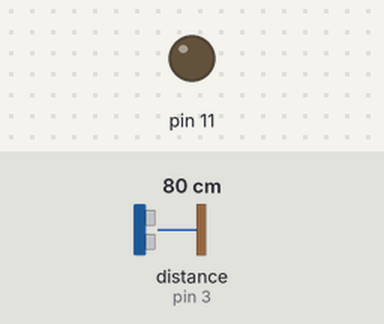
The sketch below on a simulated Arduino Uno, built with avr-gcc and run on an emulated ATmega328P. Parts: output pins drawn as LEDs (lit = HIGH). The inputs (shaded band) are chosen by the test bench; at power-on: distance to the obstacle (sensor on pin 3) 80 cm.

Above: at 1.8 s.
1.9 s: distance to the obstacle (sensor on pin 3) set to 11 cm
3.4 s: distance to the obstacle (sensor on pin 3) set to 8 cm
At 5.2 s:
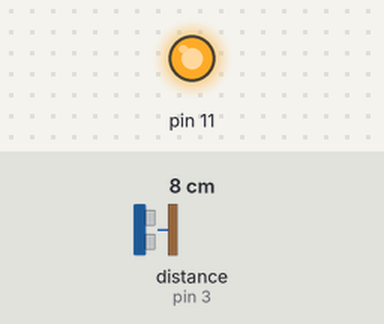
5.5 s: distance to the obstacle (sensor on pin 3) set to 18 cm
At 6.9 s:
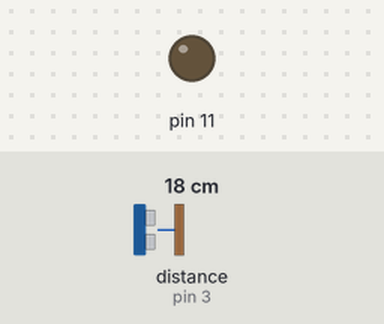
7.5 s: distance to the obstacle (sensor on pin 3) set to 2 cm
At 8.5 s:
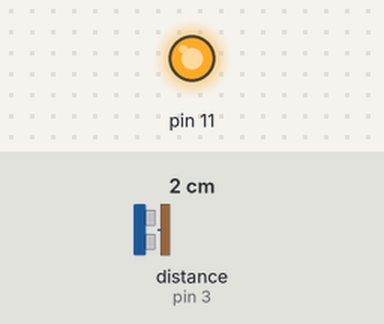
Timing chart, 0 to 10.5 s (numbered marks = the images above; inputs shaded):
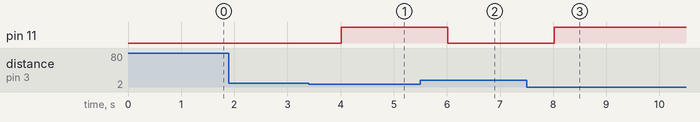

Measured:
- the behaviour switches between 10 and 9 cm on distance to the obstacle (sensor on pin 3) (found by bisection; images 0 and 1)
- after the input at 1.9 s, every drawn part: stays the same
- after the input at 3.4 s, pin 11: LOW → HIGH after 0.61 s
- after the input at 5.5 s, pin 11: HIGH → LOW after 0.52 s
- after the input at 7.5 s, pin 11: LOW → HIGH after 0.52 s

The sketch:

Lesson_11_Ultrasonic_Distance_Sensor_If.ino
```cpp
#include <Ultrasonic.h>

Ultrasonic ultrasonic(2, 3);

void setup() {
  pinMode(11, OUTPUT);
}

void loop() {
  int distance = ultrasonic.read();

  if(distance < 10){
    digitalWrite(11, HIGH);
  }
  else{
    digitalWrite(11, LOW);
  }

  delay(1000);

}
```
